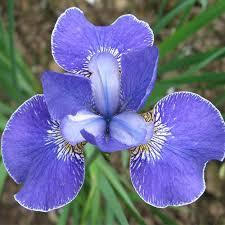
#> input picture iris_images/iris_setosa.jpeg, 225 x 225 px
$ python -i functions.py   (imports and definitions only)
#> lines starting #> are read from the running program, lines starting #| are printed output that depends on the picture
from os import supports_effective_ids
from sklearn.neighbors import KNeighborsClassifier
from sklearn.metrics import accuracy_score
from sklearn.metrics import classification_report
import matplotlib.pyplot as plt
import ssl
ssl._create_default_https_context = ssl._create_unverified_context
from sklearn.datasets import fetch_openml
from PIL import Image
import numpy as np
import cv2
import pandas
from ctypes import alignment
import streamlit as st
from PIL import Image
import pandas as pd
import matplotlib.pyplot as plt
from sklearn.neighbors import KNeighborsClassifier
import pickle
import scipy.io

#fonction qui initialise le model pour la classification des iris
#en trouvant le k optimal et en initalisant l'algorithme des knn avec ce k optimal
def initialiseIris():
    iris=pandas.read_csv("iris.csv")
    x=iris.loc[:,"petal_length"]
    y=iris.loc[:,"petal_width"]
    data=list(zip(x,y))
    target=iris.loc[:,"species"]
    kopt=0
    accuracy=0
    evals=[]
    for n_neighbors in range(2,11):
       clf = KNeighborsClassifier(n_neighbors=n_neighbors)
       clf.fit(data,target)
       score = accuracy_score(clf.predict(data), target)
       evals.append({'k': n_neighbors, 'accuracy': score})
       if score>accuracy:
         accuracy=score
         kopt=n_neighbors
         model=clf
    target_pred=model.predict(data)
    c=classification_report(target, target_pred, target_names=['class 0', 'class 1', 'class 2'])
    return model,x,y,target,kopt,accuracy,evals,c

#fonction qui retourne le modele, le k optimal, la précision du k optimal
#et un tableau contenant pour chaque k sa précision
#Ces informations ont été récupréré dans le fichier knnpickle_fileFinal2
def initialiseDigit():
    model=pickle.load(open('knnpickle_fileFinal2', 'rb'))
    data = pd.read_csv("optimalFinal2.csv")
    data2 = pd.read_csv("evalsFinal2.csv")
    # converting column data to list
    kopt = data['kopt'].tolist()[0]
    accuracyopt = data['accuracy'].tolist()[0]
    k=data2['k'].tolist()
    accuracy=data2['accuracy'].tolist()
    evals=[]
    for i in range(0,len(k)):
        evals.append({'k': k[i], 'accuracy': accuracy[i]})
    return model,kopt,accuracyopt,evals

#fonction qui permet de convertir une image en pixel noir et blanc
def convertImageToPixels(imgC):
#> called with imgC = 'iris_images/iris_setosa.jpeg'
  img = Image.open(imgC)
#> img is the input picture: PIL image 225x225 RGB; mean R, G, B 105.6, 108.9, 146.1
  img_array = np.asarray(img)
  resized = cv2.resize(img_array, (28, 28 ))
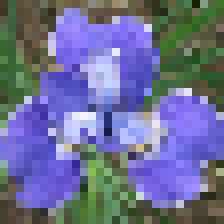
#> resized: shape (28, 28, 3) (shown 8 times larger); mean R, G, B 107, 110.1, 147.9
  gray_scale = cv2.cvtColor(resized, cv2.COLOR_BGR2GRAY) #(28, 28)
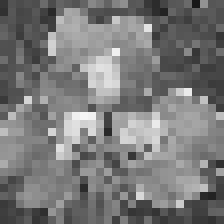
#> gray_scale: shape (28, 28) (shown 8 times larger); min 24, max 245, mean 121.1
  image = cv2.bitwise_not(gray_scale)
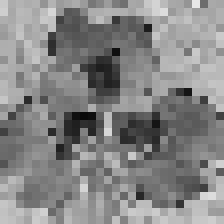
#> image: shape (28, 28) (shown 8 times larger); min 10, max 231, mean 133.9
  plt.imshow(image, cmap=plt.get_cmap('gray'))
  image = image.reshape(1, 784)
  return image

>>> result = convertImageToPixels('iris_images/iris_setosa.jpeg')

$ run again, on iris_images/iris_versicolor.jpeg
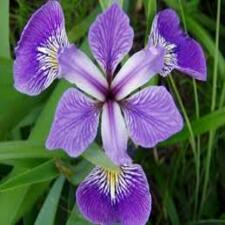
#> input picture iris_images/iris_versicolor.jpeg, 225 x 225 px
#> in convertImageToPixels, img is the input picture: PIL image 225x225 RGB; mean R, G, B 91.8, 91.8, 101.4
#> in convertImageToPixels, `gray_scale = cv2.cvtColor(resized, cv2.COLOR_BGR2GRAY)`:
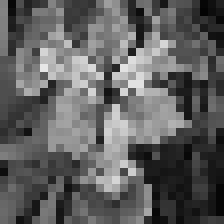
#> gray_scale: shape (28, 28) (shown 8 times larger); min 4, max 231, mean 95
#> in convertImageToPixels, `image = cv2.bitwise_not(gray_scale)`:
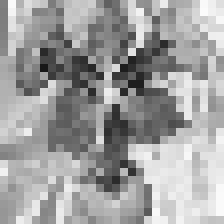
#> image: shape (28, 28) (shown 8 times larger); min 24, max 251, mean 160
